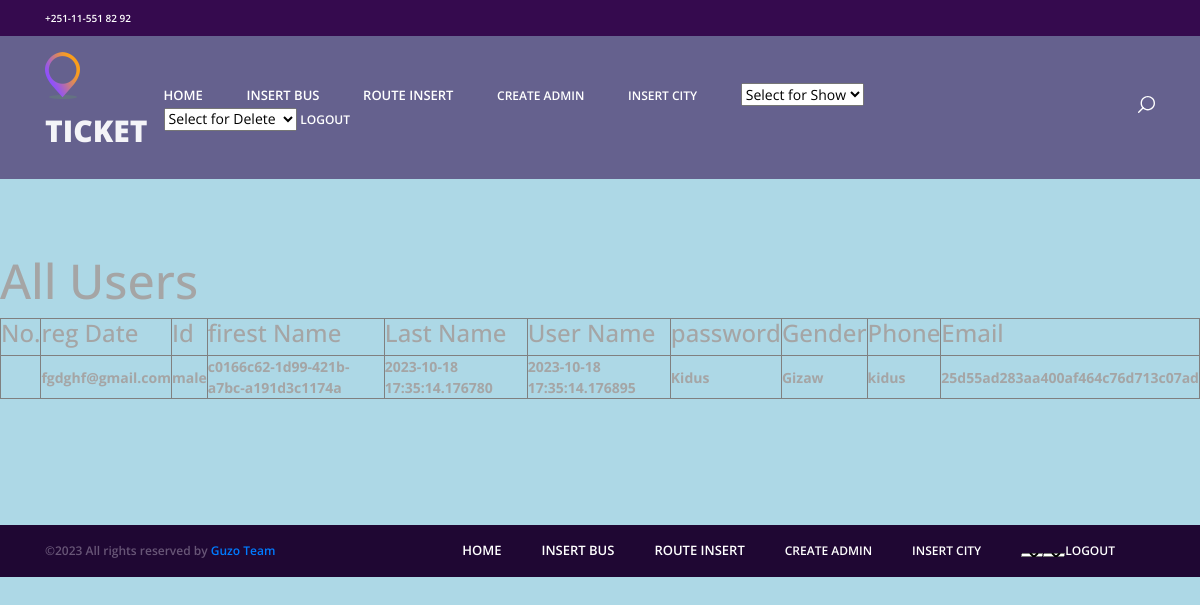
/users, run on an earlier commit of the app's database.
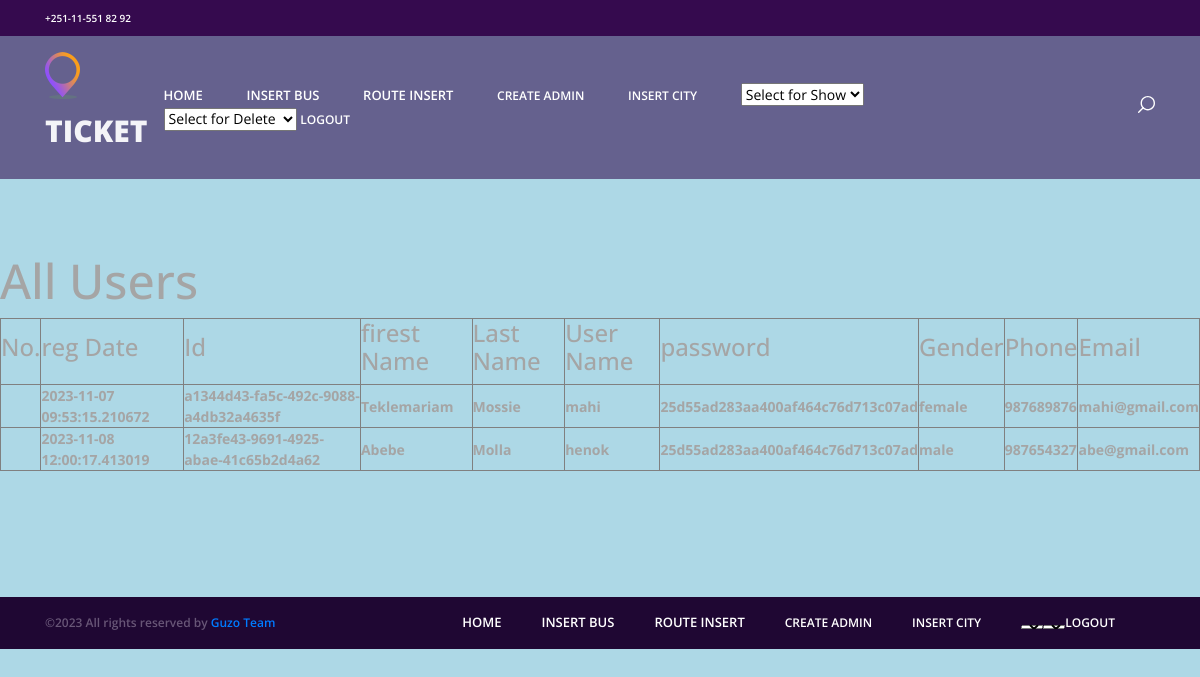
And on a later commit of the database.
### models/user.py (models this page shows, shortened)
class User(BaseModel, Base, UserMixin):
    password_length = (0, None)
    password_regex = None
    __tablename__ = 'users'
    fname = Column(String(20),nullable = False)
    lname = Column(String(20),nullable = False)
    username = Column(String(20),nullable = False,unique = True)
    password = Column(String(10),nullable = False)
    gender = Column(String(5),nullable = False)
    phone = Column(Integer,nullable = False)
    email = Column(String(30),nullable = False, unique = True)
    """
    tickets = relationship("Ticket", backref="users")
    """

### front_end/views.py (the view)
@views.route('/users')
def users():
    conn = sqlite3.connect('database.db')
    cursor = conn.cursor()
    cursor.execute('SELECT * FROM users')
    users = cursor.fetchall()
    conn.close()
    if users:
        return render_template('users.html', users=users)
    else:
        return render_template('error.html', error="There is No user!!")

### engine/db_storage.py (called while the page is built)
    def close(self):
        self.__session.close()

### front_end/templates/users.html (shortened to what the changed rows need)
<!DOCTYPE html>
<html lang="en">
<head>
<link rel="stylesheet" type="text/css" href="../static/styles/bootstrap4/bootstrap.min.css">
<link href="../static/plugins/font-awesome-4.7.0/css/font-awesome.min.css" rel="stylesheet" type="text/css">
<link rel="stylesheet" type="text/css" href="../static/plugins/OwlCarousel2-2.2.1/owl.carousel.css">
<link rel="stylesheet" type="text/css" href="../static/plugins/OwlCarousel2-2.2.1/owl.theme.default.css">
<link rel="stylesheet" type="text/css" href="../static/plugins/OwlCarousel2-2.2.1/animate.css">
<link rel="stylesheet" type="text/css" href="../static/styles/main_styles.css">
<link rel="stylesheet" type="text/css" href="../static/styles/responsive.css">
</head>
<body style="background-color: lightblue;">
<div class="super_container">
<h1>All Users</h1>
    <table border = "1">
    <thead>
  <tr>
    <th><b><h3>No.</h3></b></th>
    <th><b><h3>reg Date</h3></b></th>
    <th><b><h3>Id</h3></b></th>
    <th><b><h3>firest Name</h3></b></th>
    <th><b><h3>Last Name</h3></b></th>
    <th><b><h3>User Name</h3></b></th>
    <th><b><h3>password</h3></b></th>
    <th><b><h3>Gender</h3></b></th>
    <th><b><h3>Phone</h3></b></th>
    <th><b><h3>Email</h3></b></th>
	</tr>
    </thead>
    <tbody>
	{% for user in users %}
      <tr>
      <td>
	<ol start = "1">
	      <li><th> {{user[9]}}</th> <th>{{user[7]}}</th>  <th> {{user[0]}}</th> <th>{{user[1]}}</th> <th>{{user[2]}}</th> <th>{{user[3]}}</th> <th> {{user[4]}}</th> <th>{{user[5]}}</th> <th>{{user[6]}}</th></li>
	      </ol></td></tr>
	 {% endfor %}
    </tbody>
    </table>
</div>
</body>
</html>

What changed in the data, as far as the page shows it:
removed User: email "fgdghf@gmail.com", gender "male", id "c0166c62-1d99-421b-a7bc-a191d3c1174a", created_at "2023-10-18 17:35:14.176780", updated_at "2023-10-18 17:35:14.176895", fname "Kidus", lname "Gizaw", username "kidus", password "25d55ad283aa400af464c76d713c07ad"
added User: updated_at "2023-11-07 09:53:15.210672", id "a1344d43-fa5c-492c-9088-a4db32a4635f", fname "Teklemariam", lname "Mossie", username "mahi", password "25d55ad283aa400af464c76d713c07ad", gender "female", phone "987689876", email "mahi@gmail.com"
added User: updated_at "2023-11-08 12:00:17.413019", id "12a3fe43-9691-4925-abae-41c65b2d4a62", fname "Abebe", lname "Molla", username "henok", password "25d55ad283aa400af464c76d713c07ad", gender "male", phone "987654327", email "abe@gmail.com"
